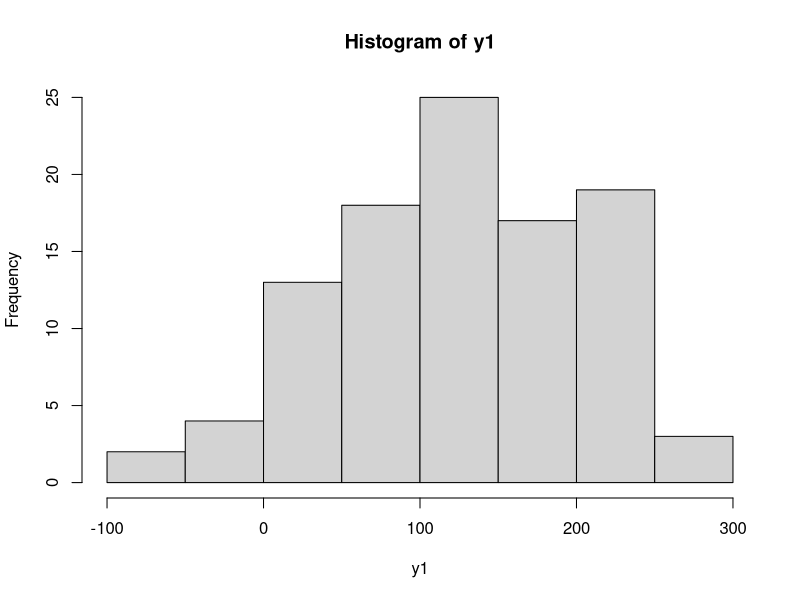
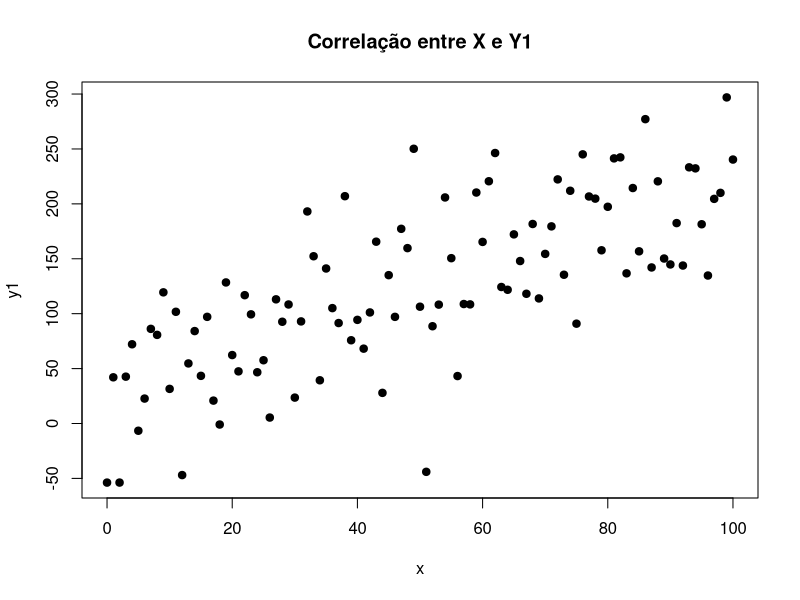
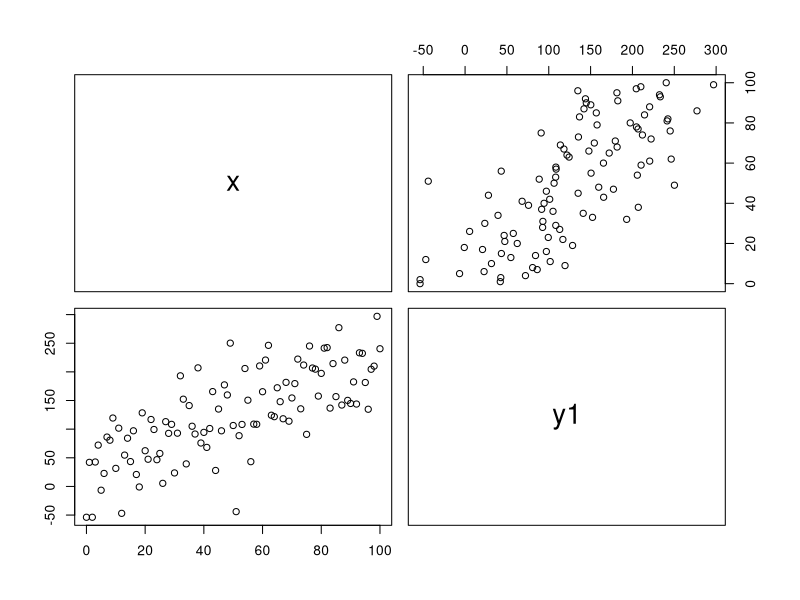

The R source for these figures, in order: (Note: this script raises an error after producing the figures.)
# Lista de Exercícios Parte 1

# Configurando o diretório de trabalho
# Coloque entre aspas o diretório de trabalho que você está usando no seu computador
# Não use diretórios com espaço no nome
setwd("/Users/ls_rafael/Documents/GitHub/prevendo_ocorrencia_de_cancer/Exercicios")
getwd()


## Exercício 1 - Massa de dados aleatória

# Criando a massa de dados (apesar de aleatória, y possui uma relação com os dados de x)
x <- seq(0, 100)
y <- 2 * x + 35

# Imprimindo as variáveis
x
y

# Gerando uma distribuição normal
?rnorm
y1 <- y + rnorm(101, 0, 50)
y1
hist(y1)

# Crie um plot do relacionamento de x e y1
?plot

cor(x,y1)

plot(x, y1, pch = 19, main = 'Correlação entre X e Y1', xlab = 'x', ylab = 'y1')

# Unindo as variáveis em um data frame
cor(data.frame(x,y1)) # Relação forte de 77.29%

pairs(data.frame(x,y1))

?corrplot
corrplot(cor(data.frame(x,y1)),method = 'number')
corrplot(cor(data.frame(x,y1)),method = 'pie')

# Crie um modelo de regressão para as duas variáveis x e y1


# Capture os coeficentes


# Fórmula de Regressão
y2 <- a + b*x

# Visualize a linha de regressão


# Simulando outras possíveis linhas de regressão
y3 <- (y2[51]-50*(b-1))+(b-1)*x
y4 <- (y2[51]-50*(b+1))+(b+1)*x
y5 <- (y2[51]-50*(b+2))+(b+2)*x
lines(x,y3,lty=3)
lines(x,y4,lty=3)
lines(x,y5,lty=3)


## Exercício 2 - Pesquisa sobre idade e tempo de reação

# Criando os dados
Idade <- c(9,13,14,21,15,18,20,8,14,23,16,21,10,12,20,
           9,13,5,15,21)

Tempo <- c(17.87,13.75,12.72,6.98,11.01,10.48,10.19,19.11,
           12.72,0.45,10.67,1.59,14.91,14.14,9.40,16.23,
           12.74,20.64,12.34,6.44)

# Crie um Gráfico de Dispersão (ScatterPlot)


# Crie um modelo de regressão


# Calcule a reta de regressão


# Crie o gráfico da reta



# Exercício 3 - Relação entre altura e peso

# Criando os dados
alturas = c(176, 154, 138, 196, 132, 176, 181, 169, 150, 175)
pesos = c(82, 49, 53, 112, 47, 69, 77, 71, 62, 78)

plot(alturas, pesos, pch = 16, cex = 1.3, col = "blue", 
     main = "Altura x Peso", 
     ylab = "Peso Corporal (kg)", 
     xlab = "Altura (cm)")

# Crie o modelo de regressão


# Visualizando o modelo


# Gere a linha de regressão


# Faça as previsões de pesos com base na nova lista de alturas
alturas2 = data.frame(c(179, 152, 134, 197, 131, 178, 185, 162, 155, 172))


# Plot
plot(alturas, pesos, pch = 16, cex = 1.3, 
     col = "blue", 
     main = "Altura x Peso", 
     ylab = "Peso (kg)", 
     xlab = "Altura (cm)")

# Construindo a linha de regressão
abline(lm(pesos ~ alturas)) 

# Obtendo o tamanho de uma das amostras de dados
num <- length(alturas)
num

# Gerando um gráfico com os valores residuais
for (k in 1: num)  
  lines(c(alturas[k], alturas[k]), 
        c(pesos[k], pesos[k]))

# Gerando gráficos com a distribuição dos resíduos
par(mfrow = c(2,2))
plot(modelo)
